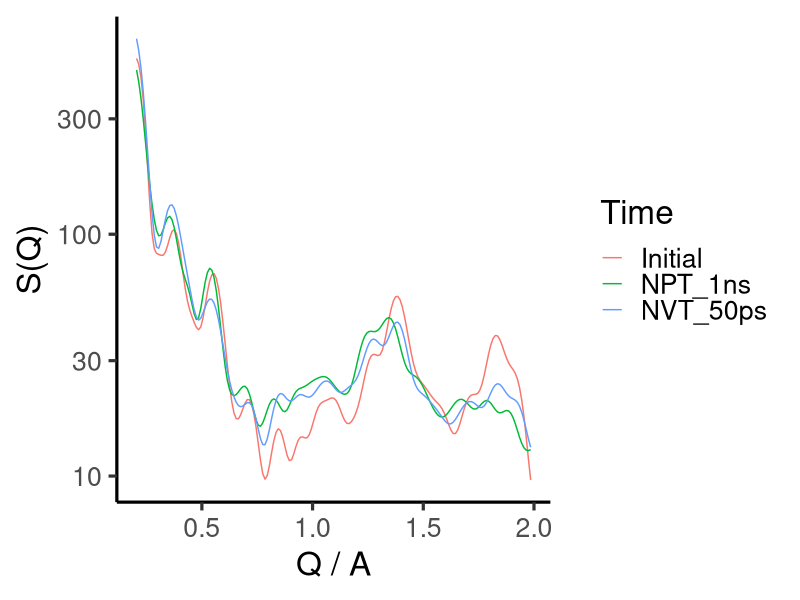
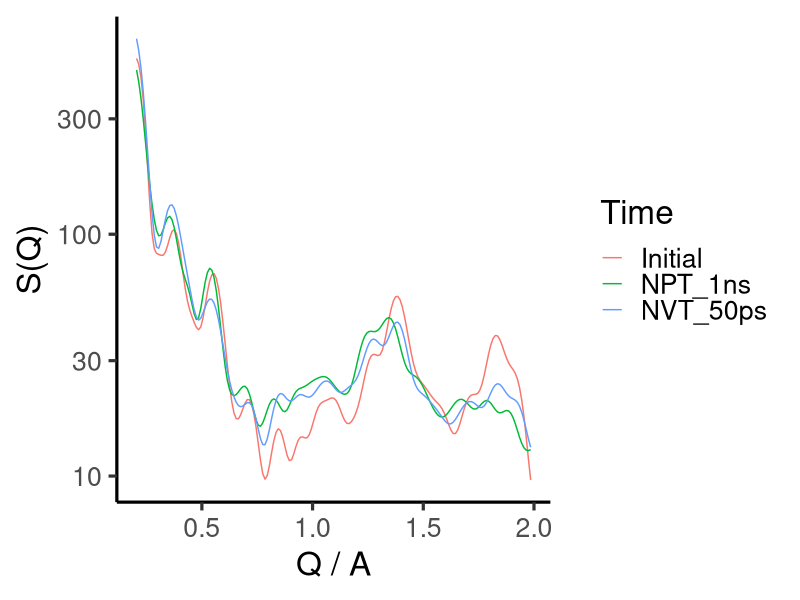

Write R code to recreate these figures, in order.
library("tidyverse")

#a <- read.table("inner.xvg", skip=17) %>% 
#	rename(Angle=V1, Probability=V2) %>%
#	ggplot(aes(x=Angle, y=Probability)) +
#	geom_line() + 
#	theme_classic() +
#	labs(x="Angle, Degrees", y="Probability Density", title="Probability distribution function for inner dihedral")
#	ggsave("inner.pdf")
#
#
#a <- read.table("angle.xvg", skip=17) %>% 
#	rename(Angle=V1, Probability=V2) %>%
#	ggplot(aes(x=Angle, y=Probability)) +
#	geom_line() + 
#	theme_classic() +
#	labs(x="Angle, Degrees", y="Probability Density", title="Probability distribution function for CCO angle")
#	ggsave("angle.pdf")

a<- read.table("super_cell.dat", skip=2) %>%
	rename(Q=V1,S=V2) %>%
	mutate(Time="Initial")

b <- read.table("NVT_50ps.dat", skip=2) %>%
	rename(Q=V1,S=V2) %>%
	mutate(Time="NVT_50ps")
	
c <- read.table("NPT_1ns.dat", skip=2) %>%
	rename(Q=V1,S=V2) %>%
	mutate(Time="NPT_1ns")

bind_rows(a,b,c) %>%
	ggplot(aes(x=Q, y=S, color=Time)) +
	geom_line() +
	scale_y_log10() + 
	theme_classic(base_size=24) +
	labs(x="Q / A" , y="S(Q)") 
	ggsave("x_ray.pdf", width=10)
